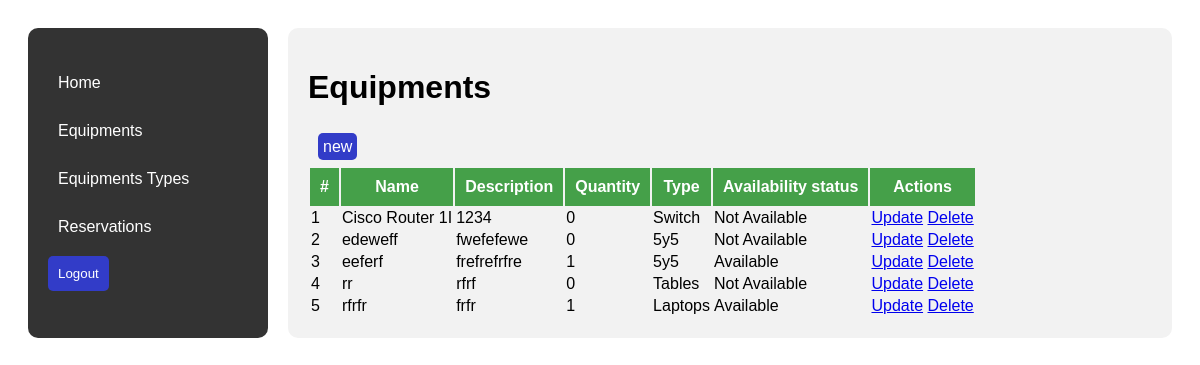
/equipments/, run on the app's committed database.
### reservations/models.py (models this page shows, shortened)
class LabEquipment(models.Model):
    type = models.ForeignKey(LabEquipmentType, on_delete=models.CASCADE, related_name='equipment')
    name = models.CharField(max_length=100)
    description = models.TextField()
    quantity = models.PositiveIntegerField()

class LabEquipmentType(models.Model):
    name = models.CharField(max_length=100)
    description = models.TextField()
    def __str__(self):
        return self.name

### reservations/views.py (the view)
# urls.py: path('equipments/', views.equipments_view, name='equipments'),
def equipments_view(request):
    equipments = LabEquipment.objects.all()
    return render(request, 'reservations/equipments.html', {'equipments': equipments})

### reservations/templates/reservations/equipments.html (shortened to what this page needs)
{% load static %}
<!DOCTYPE html>
<html lang="en">
  <head>
    <link
      rel="stylesheet"
      type="text/css"
      href="{% static 'css/style.css' %}"
    />
  </head>
  <body>
    <div class="dashboard-container">
      {% include './left_nav.html' %}
      <div class="main-content">
        <h1>Equipments</h1>
        <div class="btns">
          <a href="{% url 'create_equipment' %}" class="new_btn"> new </a>
        </div>
        <table>
          <thead>
            <tr>
              <th>#</th>
              <th>Name</th>
              <th>Description</th>
              <th>Quantity</th>
              <th>Type</th>
              <th>Availability status</th>
              <th>Actions</th>
            </tr>
          </thead>
          <tbody>
            {% for equipment in equipments %}
            <tr>
              <td>{{ forloop.counter }}</td>
              <td>{{ equipment.name }}</td>
              <td>{{ equipment.description }}</td>
              <td>{{ equipment.quantity }}</td>
              <td>{{ equipment.type }}</td>
              <td>{{ equipment.quantity|yesno:"Available,Not Available" }}</td>
              <td>
                <a href="{% url 'update_equipment' equipment.id %}">Update</a>
                <a href="{% url 'delete_equipment' equipment.id %}">Delete</a>
              </td>
            </tr>
            {% endfor %}
          </tbody>
        </table>
      </div>
    </div>
  </body>
</html>

### reservations/static/css/style.css (style rules this page uses)
* { font-family: "Gill Sans", "Gill Sans MT", Calibri, "Trebuchet MS", sans-serif; }
.dashboard-container { display: flex; flex-direction: row; flex-wrap: nowrap; max-width: 1200px; margin: auto; padding: 20px; }
.main-content { flex: 1; padding: 20px; background-color: #f2f2f2; border-radius: 10px; margin-left: 20px; }
table thead { background: #45a049; }
table thead th { padding: 10px; color: #fff; }
.btns { padding: 10px; }
.new_btn { background: #323cc8; padding: 5px; text-decoration: none; color: #fff; border-radius: 5px; }

### data on the page
LabEquipment: name "Cisco Router 1I", description "1234", quantity "0", type "Switch", quantity "Not Available"
LabEquipment: name "edeweff", description "fwefefewe", quantity "0", type "5y5", quantity "Not Available"
LabEquipment: name "eeferf", description "frefrefrfre", quantity "1", type "5y5", quantity "Available"
LabEquipment: name "rr", description "rfrf", quantity "0", type "Tables", quantity "Not Available"
LabEquipment: name "rfrfr", description "frfr", quantity "1", type "Laptops", quantity "Available"
